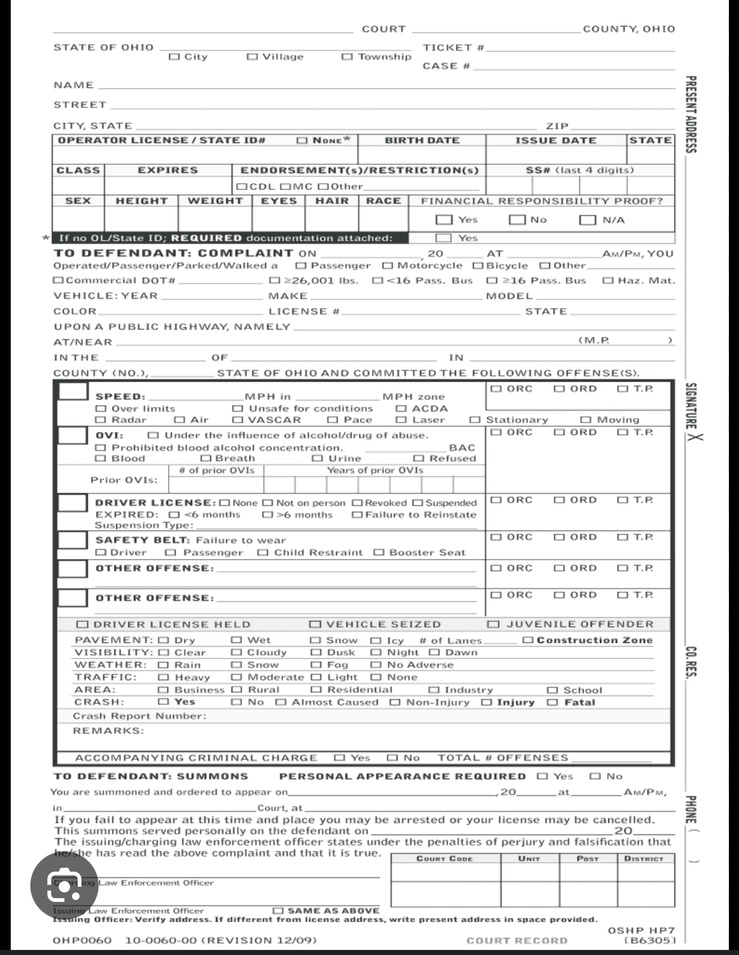
#> input picture data/sample_images/ticket.jpg, 739 x 955 px, shrunk from 1170 x 1512 before the run, found by its file name
$ python image_preprocessor.py
#> lines starting #> are read from the running program, lines starting #| are printed output that depends on the picture; after the words box and inside, x2 and y2 are one past the last pixel; in counts of white or black regions, pixels touching at a corner belong together
# src/core/image_preprocessor.py
"""
Lesson 3: Preparing Images for OCR
Goal: Make the ticket image cleaner and easier for the computer to read
"""

import cv2
import numpy as np
from pathlib import Path

class ImagePreprocessor:
    """Prepares images for OCR and analysis"""

    def __init__(self):
        self.debug = True

    def load_image(self, image_path):
        """
        Step 1: Load the image
        Teaching point: We load as grayscale for easier processing
        """
        print(f"\n📷 Loading image: {image_path}")


        color_image = cv2.imread(str(image_path))
#> color_image is the input picture: shape (955, 739, 3); mean B, G, R 228.9, 228.8, 228.5

        # Load as grayscale for processing
        gray_image = cv2.imread(str(image_path), cv2.IMREAD_GRAYSCALE)
#> gray_image: shape (955, 739); min 0, max 255, mean 228.7

        print(f"✅ Image shape: {gray_image.shape}")
#| ✅ Image shape: (955, 739)
        print(f"   Height: {gray_image.shape[0]} pixels")
#|    Height: 955 pixels
        print(f"   Width: {gray_image.shape[1]} pixels")
#|    Width: 739 pixels

        if self.debug:
            self._show_image("Original", color_image, wait=False)
            self._show_image("Grayscale", gray_image, wait=False)

        return color_image, gray_image

    def enhance_image(self, gray_image):
        """
        Step 2: Make the image clearer
        Teaching point: OCR works better on high-contrast, clean images
        """
        print("\n🔧 Enhancing image for better OCR...")

        # 1. Remove noise (small dots and imperfections)
        print("  1. Removing noise...")
        denoised = cv2.fastNlMeansDenoising(gray_image, h=10)

        # 2. Increase contrast
        print("  2. Increasing contrast...")
        # CLAHE = Contrast Limited Adaptive Histogram Equalization
        # (fancy name for "make dark things darker, light things lighter")
        clahe = cv2.createCLAHE(clipLimit=2.0, tileGridSize=(8,8))
        contrast = clahe.apply(denoised)
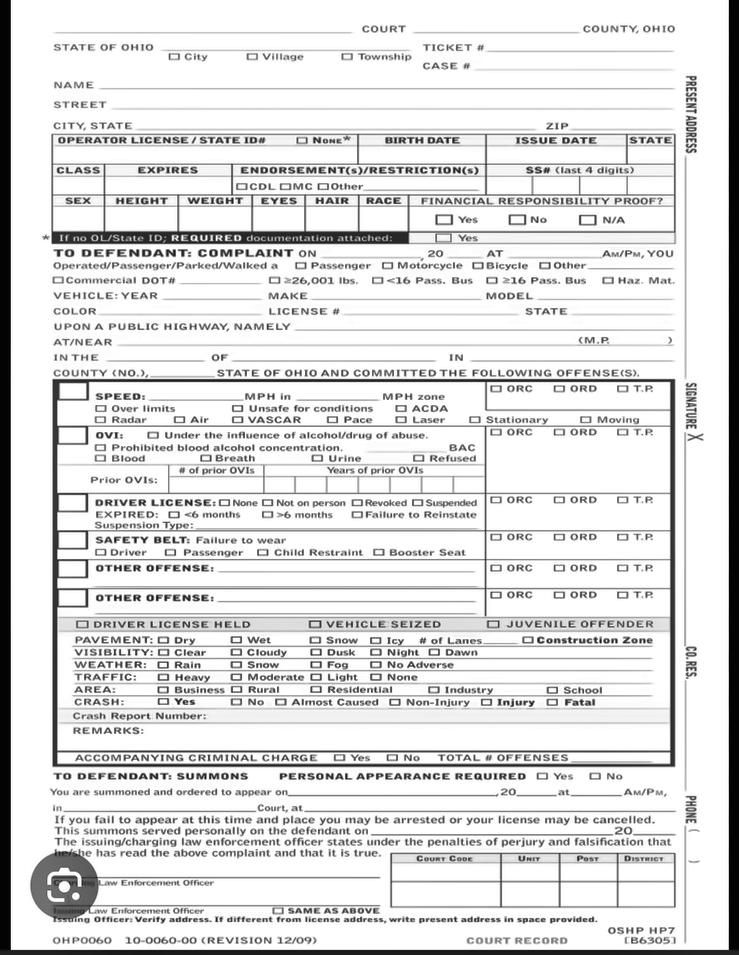
#> contrast: shape (955, 739); min 3, max 255, mean 222.3

        # 3. Sharpen the image
        print("  3. Sharpening edges...")
        # Create a sharpening kernel
        kernel = np.array([[-1,-1,-1],
                          [-1, 9,-1],
                          [-1,-1,-1]])
        sharpened = cv2.filter2D(contrast, -1, kernel)
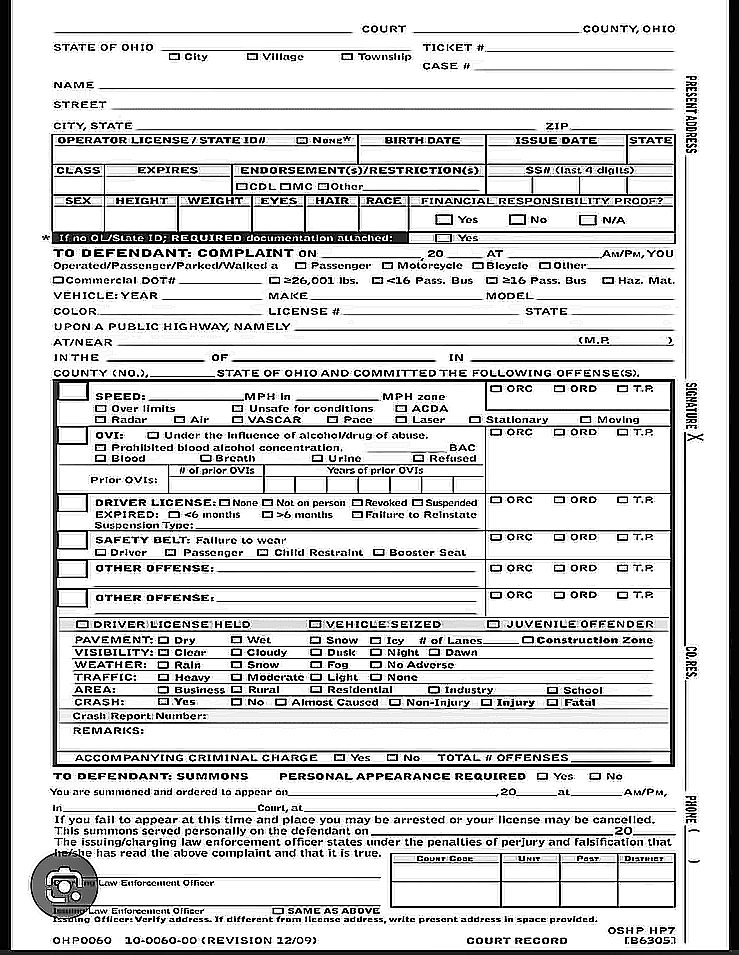
#> sharpened: shape (955, 739); min 0, max 255, mean 209

        if self.debug:
            self._show_image("After Noise Removal", denoised, wait=False)
            self._show_image("After Contrast", contrast, wait=False)
            self._show_image("After Sharpening", sharpened, wait=False)

        return sharpened

    def binarize_image(self, gray_image):
        """
        Step 3: Convert to pure black and white
        Teaching point: This makes text stand out clearly
        """
        print("\n⚪⚫ Converting to black and white...")

        # Method 1: Simple threshold
        # Everything above 127 becomes white (255), below becomes black (0)
        _, simple_binary = cv2.threshold(gray_image, 127, 255, cv2.THRESH_BINARY)
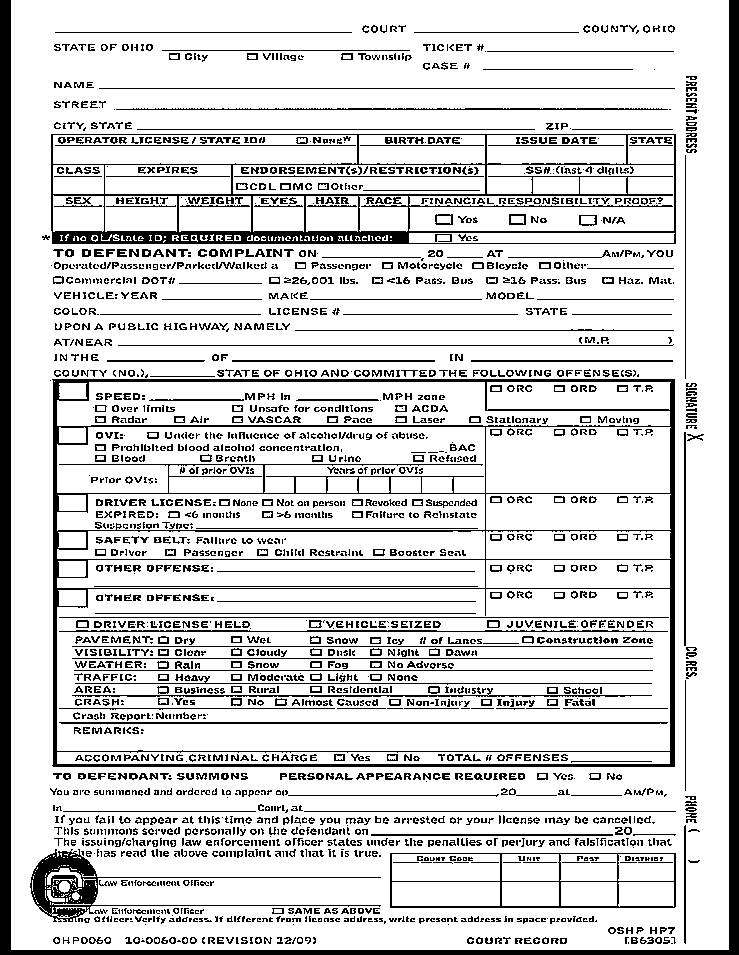
#> simple_binary: shape (955, 739); 82.6% white; 2442 black regions (1045 under 20 px), largest, box (x1, y1, x2, y2) and area: (0, 0, 739, 955) 23645, (52, 379, 675, 767) 14126, (51, 134, 676, 244) 8917

        # Method 2: Adaptive threshold
        # Smarter! Adjusts threshold based on local area
        adaptive_binary = cv2.adaptiveThreshold(
            gray_image, 255,
            cv2.ADAPTIVE_THRESH_GAUSSIAN_C,
            cv2.THRESH_BINARY,
            11,
            2
        )
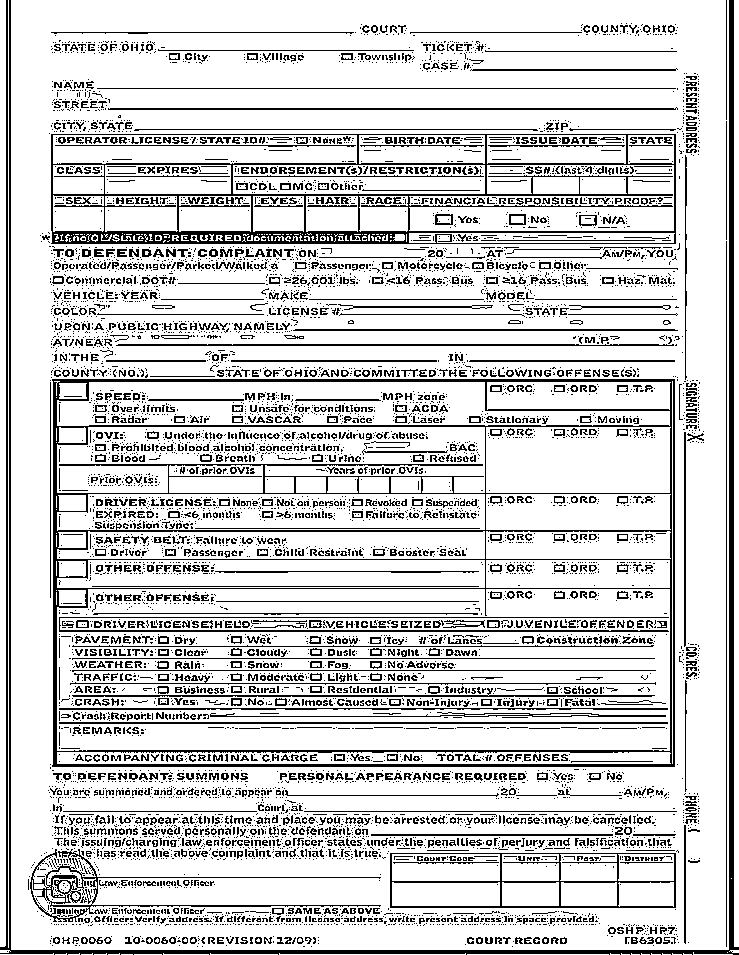
#> adaptive_binary: shape (955, 739); 81.4% white; black in thin lines or dots

        # Method 3: Otsu's method
        # Automatically finds the best threshold
        _, otsu_binary = cv2.threshold(
            gray_image, 0, 255,
            cv2.THRESH_BINARY + cv2.THRESH_OTSU
        )
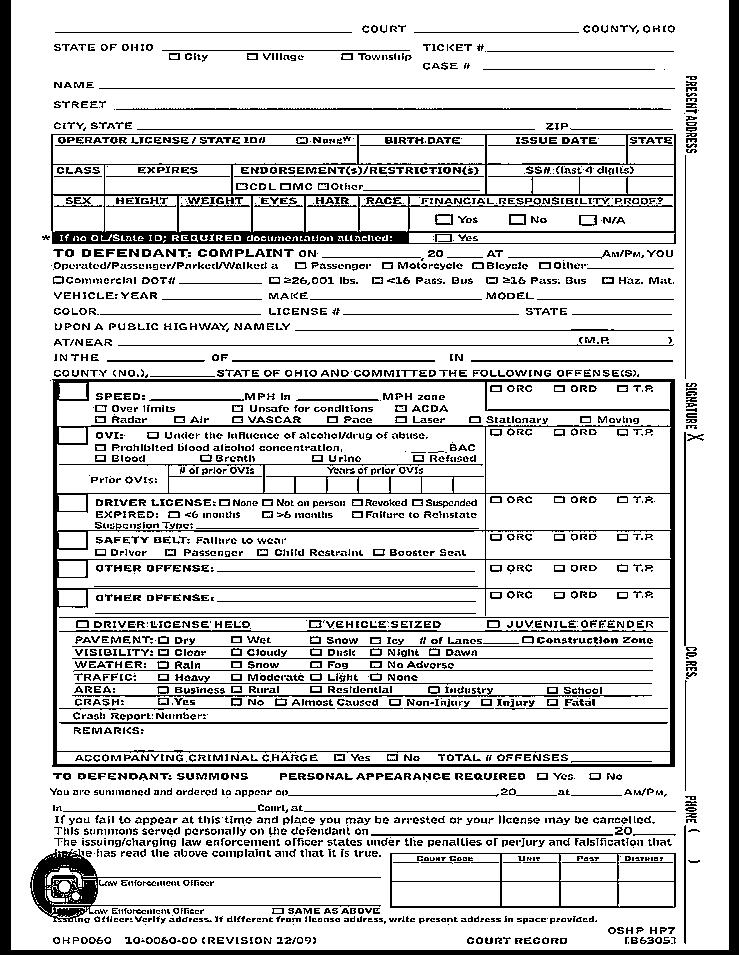
#> otsu_binary: shape (955, 739); 82.5% white; 2461 black regions (1045 under 20 px), largest, box (x1, y1, x2, y2) and area: (0, 0, 739, 955) 23645, (52, 379, 675, 767) 14223, (51, 134, 676, 244) 9006

        print(f"  Simple threshold: Fixed at 127")
        print(f"  Otsu's threshold: Automatically chose {_}")
#|   Otsu's threshold: Automatically chose 132.0

        if self.debug:
            self._show_image("Simple Binary", simple_binary, wait=False)
            self._show_image("Adaptive Binary", adaptive_binary, wait=False)
            self._show_image("Otsu Binary", otsu_binary, wait=False)

        return otsu_binary

    def detect_text_regions(self, binary_image):
        """
        Step 4: Find where text is located
        Teaching point: We need to find text areas vs lines/boxes
        """
        print("\n🔍 Finding text regions...")


        contours, hierarchy = cv2.findContours(
            binary_image,
            cv2.RETR_EXTERNAL,  # Only outer contours
            cv2.CHAIN_APPROX_SIMPLE  # Compress contours
        )

        print(f"  Found {len(contours)} potential regions")


        result_image = cv2.cvtColor(binary_image, cv2.COLOR_GRAY2BGR)

        text_regions = []
        for contour in contours:

            x, y, w, h = cv2.boundingRect(contour)


            if w > 20 and h > 10:
                text_regions.append((x, y, w, h))

                cv2.rectangle(result_image, (x, y), (x+w, y+h), (0, 255, 0), 2)

        print(f"  Kept {len(text_regions)} text regions")

        if self.debug:
            self._show_image("Detected Regions", result_image)

        return text_regions

    def _show_image(self, title, image, wait=True):
        """Helper to display images"""
        cv2.imshow(title, image)
        if wait:
            print(f"\n👀 Showing: {title}")
            print("   Press any key to continue...")
            cv2.waitKey(0)
        else:
            cv2.waitKey(1)

    def process_ticket_image(self, image_path):
        """
        Full pipeline: Load → Enhance → Binarize → Detect regions
        """
        print("=" * 60)
        print("🎫 PROCESSING TICKET IMAGE")
        print("=" * 60)

        # Load
        color, gray = self.load_image(image_path)

        # Enhance
        enhanced = self.enhance_image(gray)

        # Binarize
        binary = self.binarize_image(enhanced)

        # Detect text regions
        regions = self.detect_text_regions(binary)

        print("\n✅ Processing complete!")
        print("Press any key to close all windows...")
        cv2.waitKey(0)
        cv2.destroyAllWindows()

        return {
            'original': color,
            'grayscale': gray,
            'enhanced': enhanced,
            'binary': binary,
            'text_regions': regions
        }

# Test the preprocessor
if __name__ == "__main__":
    # Create test script
    preprocessor = ImagePreprocessor()

    # Put your ticket image in data/sample_images/
    ticket_path = Path("data/sample_images/ticket.jpg")

    if not ticket_path.exists():
        print("⚠️  Please put your ticket image at:")
        print(f"   {ticket_path.absolute()}")
    else:
        results = preprocessor.process_ticket_image(ticket_path)
        print(f"\n📊 Found {len(results['text_regions'])} text regions")
